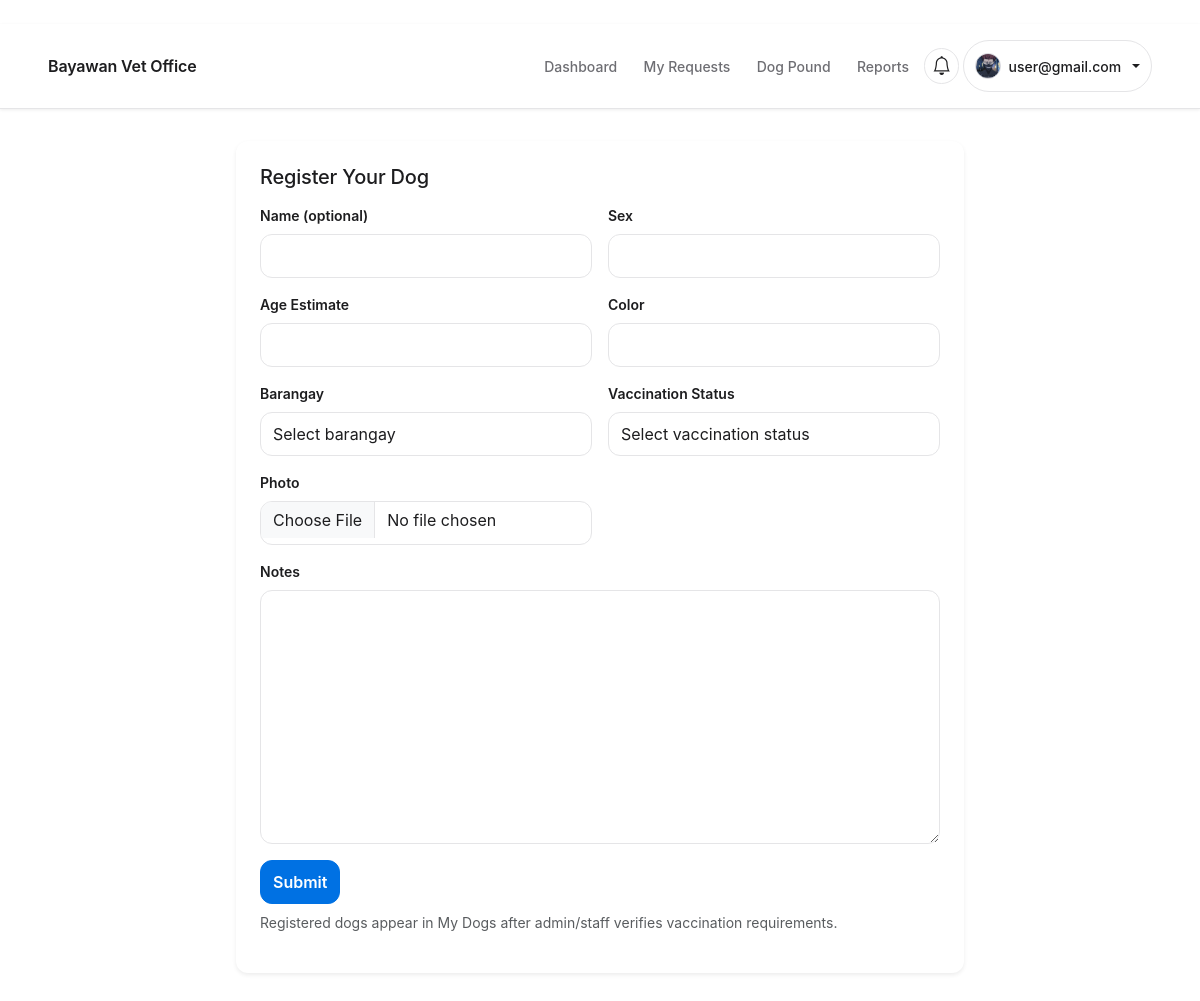
The page /dogs/register/ (signed in) on the database its author committed.
### users/models.py (models this page shows, shortened)
class CustomUser(AbstractUser):
    class Roles(models.TextChoices):
        ADMIN = 'ADMIN', 'Admin'
        STAFF = 'STAFF', 'Staff'
        OWNER = 'OWNER', 'Regular User (Owner)'
    email = models.EmailField(unique=True)
    role = models.CharField(max_length=20, choices=Roles.choices, default=Roles.OWNER)
    email_verified = models.BooleanField(default=False)
    is_verified = models.BooleanField(default=False)
    legal_consent = models.BooleanField(default=False)
    legal_consented_at = models.DateTimeField(null=True, blank=True)

class UserProfile(models.Model):
    class Gender(models.TextChoices):
        MALE = 'MALE', 'Male'
        FEMALE = 'FEMALE', 'Female'
    class StatusBadge(models.TextChoices):
        GREEN = 'GREEN', 'Green'
        ORANGE = 'ORANGE', 'Orange'
        RED = 'RED', 'Red'
    user = models.OneToOneField(CustomUser, on_delete=models.CASCADE, related_name='profile')
    offense_count = models.PositiveIntegerField(default=0)
    status_badge = models.CharField(max_length=10, choices=StatusBadge.choices, default=StatusBadge.GREEN)
    full_name = models.CharField(max_length=150, blank=True)
    address = models.CharField(max_length=255, blank=True)
    age = models.PositiveIntegerField(null=True, blank=True)
    birthday = models.DateField(null=True, blank=True)
    gender = models.CharField(max_length=10, choices=Gender.choices, blank=True)
    profile_photo = models.ImageField(upload_to='profile_photos/', blank=True, null=True)

### dogs/views.py (the view, shortened to what this page needs)
# urls.py: path('dogs/register/', views.register_dog, name='dogs_register'),
@login_required
@verified_required
def register_dog(request):
    form = UserDogRegistrationForm(request.POST or None, request.FILES or None)
    return render(request, 'dogs/register.html', {'form': form})

### notifications/context_processors.py (called while the page is built)
def unread_notifications(request):
    if not request.user.is_authenticated:
        return {'unread_notifications': 0, 'nav_notifications': []}
    items = Notification.objects.filter(user=request.user).order_by('-created_at')
    count = items.filter(is_read=False).count()
    return {
        'unread_notifications': count,
        'nav_notifications': items[:5],
    }

### templates/dogs/register.html (shortened to what this page needs)
﻿{% extends 'base.html' %}
{% block content %}
  <div class="container">
    <div class="row justify-content-center">
      <div class="col-lg-8">
        <div class="card shadow-sm border-0">
          <div class="card-body p-4">
            <h2 class="h5 mb-3">Register Your Dog</h2>
            <form method="post" enctype="multipart/form-data">
              <div class="row g-3">
                <div class="col-md-6">
                  <label class="form-label">Name (optional)</label>
                  {{ form.name }}
                </div>
                <div class="col-md-6">
                  <label class="form-label">Sex</label>
                  {{ form.sex }}
                </div>
                <div class="col-md-6">
                  <label class="form-label">Age Estimate</label>
                  {{ form.age_estimate }}
                </div>
                <div class="col-md-6">
                  <label class="form-label">Color</label>
                  {{ form.color }}
                </div>
                <div class="col-md-6">
                  <label class="form-label">Barangay</label>
                  {{ form.barangay }}
                </div>
                <div class="col-md-6">
                  <label class="form-label">Vaccination Status</label>
                  {{ form.vaccination_status }}
                </div>
                <div class="col-md-6">
                  <label class="form-label">Photo</label>
                  {{ form.photo }}
                </div>
                <div class="col-12">
                  <label class="form-label">Notes</label>
                  {{ form.notes }}
                </div>
              </div>
              <button class="btn btn-primary mt-3" type="submit">Submit</button>
              <p class="small text-muted mt-2 mb-0">
                Registered dogs appear in My Dogs after admin/staff verifies vaccination requirements.
              </p>
            </form>
          </div>
        </div>
      </div>
    </div>
  </div>
{% endblock %}

### templates/base.html (shortened to what this page needs)
{% load static %}
<!doctype html>
<html lang="en">
  <head>
    <link
      href="https://cdn.jsdelivr.net/npm/bootstrap@5.3.2/dist/css/bootstrap.min.css"
      rel="stylesheet"
    />
    <link
      rel="stylesheet"
      href="https://cdn.jsdelivr.net/npm/bootstrap-icons@1.11.3/font/bootstrap-icons.css"
    />
    <link rel="stylesheet" href="{% static 'css/theme.css' %}" />
    <link rel="stylesheet" href="{% static 'css/components.css' %}" />
    <link rel="stylesheet" href="{% static 'css/layout.css' %}" />
    <link rel="stylesheet" href="{% static 'css/utilities.css' %}" />
    <link rel="stylesheet" href="{% static 'css/app-pages.css' %}" />
    <link rel="stylesheet" href="{% static 'css/app-modules.css' %}" />
  </head>
  <body class="app-shell">
    <nav class="navbar navbar-expand-lg navbar-light bg-white border-bottom sticky-top">
      <div class="container">
        <a class="navbar-brand fw-semibold site-navbar-title" href="{% url 'home' %}">
          Bayawan Vet Office
        </a>
        <div class="collapse navbar-collapse" id="navMain">
          <ul class="navbar-nav ms-auto align-items-lg-center gap-lg-1">
            {% if request.user.is_authenticated %}
              <li class="nav-item">
                {% if request.user.role == 'ADMIN' or request.user.role == 'STAFF' %}
                  <a class="nav-link" href="{% url 'analytics_dashboard' %}">Dashboard</a>
                {% else %}
                  <a class="nav-link" href="{% url 'dashboard' %}">Dashboard</a>
                {% endif %}
              </li>
              {% if request.user.role == 'ADMIN' or request.user.role == 'STAFF' %}
                <li class="nav-item dropdown">
                  <a
                    class="nav-link dropdown-toggle"
                    href="#"
                    id="manageDogDropdown"
                    role="button"
                    data-bs-toggle="dropdown"
                    aria-expanded="false"
                  >
                    Dogs
                  </a>
                  <ul class="dropdown-menu" aria-labelledby="manageDogDropdown">
                    <li><h6 class="dropdown-header">Dog Management</h6></li>
                    <li><a class="dropdown-item" href="{% url 'dogs_manage_list' %}">Intake</a></li>
                    <li>
                      <a class="dropdown-item" href="{% url 'dogs_registered_by_owner' %}">Registered Dogs</a>
                    </li>
                    <li>
                      <a class="dropdown-item" href="{% url 'dogs_vaccination_requests' %}">Vaccinations</a>
                    </li>
                  </ul>
                </li>
                <li class="nav-item dropdown">
                  <a
                    class="nav-link dropdown-toggle"
                    href="#"
                    id="staffCasesDropdown"
                    role="button"
                    data-bs-toggle="dropdown"
                    aria-expanded="false"
                  >
                    Cases
                  </a>
                  <ul class="dropdown-menu" aria-labelledby="staffCasesDropdown">
                    <li><h6 class="dropdown-header">Request Workflow</h6></li>
                    <li><a class="dropdown-item" href="{% url 'reports_staff_list' %}">Reports</a></li>
                    <li>
                      <a class="dropdown-item" href="{% url 'adoption_staff_queue' %}">Adoption Queue</a>
                    </li>
                  </ul>
                </li>
                <li class="nav-item">
                  <a class="nav-link" href="{% url 'admin_user_management' %}">Verifications</a>
                </li>
                <li class="nav-item">
                  <a class="nav-link" href="{% url 'penalties_checklist' %}">Penalties</a>
                </li>
              {% else %}
                <li class="nav-item">
                  <a class="nav-link" href="{% url 'adoption_my_requests' %}">My Requests</a>
                </li>
              {% endif %}
            {% endif %}
            {% if not request.user.is_authenticated or request.user.role == 'OWNER' %}
              <li class="nav-item">
                <a class="nav-link" href="{% url 'dogs_public_list' %}">Dog Pound</a>
              </li>
              <li class="nav-item"><a class="nav-link" href="{% url 'reports_public_list' %}">Reports</a></li>
            {% endif %}
            {% if request.user.is_authenticated %}
              <li class="nav-item dropdown">
                <a
                  class="nav-link dropdown-toggle notification-toggle {% if unread_notifications %}has-unread{% endif %}"
                  href="#"
                  id="notificationsDropdown"
                  role="button"
                  data-bs-toggle="dropdown"
                  aria-expanded="false"
                  aria-label="Open notifications"
                >
                  <i class="bi bi-bell"></i>
                </a>
              </li>
              <li class="nav-item dropdown">
                <a
                  class="nav-link dropdown-toggle navbar-profile-toggle"
                  href="#"
                  id="profileDropdown"
                  role="button"
                  data-bs-toggle="dropdown"
                  aria-expanded="false"
                >
                  <span class="navbar-profile-avatar" aria-hidden="true">
                    {% if request.user.profile.profile_photo %}
                      <img
                        src="{{ request.user.profile.profile_photo.url }}"
                        alt=""
                        class="navbar-profile-avatar-img"
                      />
                    {% else %}
                      <span class="navbar-profile-avatar-fallback">{{ request.user.username|first|upper }}</span>
                    {% endif %}
                  </span>
                  <span class="navbar-profile-name">{{ request.user.username }}</span>
                </a>
              </li>
            {% endif %}
          </ul>
        </div>
      </div>
    </nav>
    <main id="main-content" class="main-content">
      {% block content %}{% endblock %}
    </main>
  </body>
</html>

### static/css/theme.css (style rules this page uses)
:root { --bg: #ffffff; --surface: #ffffff; --border: #e5e5e7; --text: #1d1d1f; --muted: #6e6e73; --primary: #0071e3; --primary-hover: #005ecb; --focus: #2f8cff; --radius-sm: 8px; --radius-md: 12px; --radius-lg: 16px; --radius-pill: 999px; --space-1: 4px; --space-2: 8px; --space-3: 12px; --space-4: 16px; --space-5: 24px; --space-6: 32px; --space-7: 40px; --shadow-1: 0 1px 3px rgba(29, 29, 31, 0.08); --shadow-2: var(--shadow-1); --transition: 200ms ease; --transition-fast: var(--transition); --control-height: 44px; --font-sans: -apple-system, BlinkMacSystemFont, "Segoe UI", Roboto, Helvetica, Arial, sans-serif; --font-serif: var(--font-sans); --font-display: var(--font-sans); --text-xs: 0.75rem; --text-sm: 0.875rem; --text-base: 1rem; --text-lg: 1.125rem; --text-xl: 1.25rem; --text-2xl: 1.5rem; --text-3xl: 2rem; --text-4xl: 2.5rem; --color-bg: var(--bg); --color-surface: var(--surface); --color-surface-2: #f8f8fa; --color-surface-3: #f0f0f4; --color-warm: #f8f8fa; --color-warm-2: #f0f0f4; --color-border: var(--border); --color-ink: var(--text); --color-muted: var(--muted); --color-primary: var(--primary); --color-primary-600: var(--primary-hover); --color-primary-700: #004b9c; --color-accent: #d2d2d7; --color-focus: var(--focus); --bs-primary: var(--primary); --bs-secondary: #6e6e73; --bs-body-font-family: var(--font-sans); --bs-body-color: var(--text); --bs-body-bg: var(--bg); --bs-border-color: var(--border); --bs-link-color: var(--primary); --bs-link-hover-color: var(--primary-hover); }
*, *::before, *::after { box-sizing: border-box; }
body { font-family: var(--font-sans); color: var(--text); background: var(--bg); font-size: var(--text-base); line-height: 1.5; text-rendering: optimizeLegibility; }
h1, h2, h3 { font-family: var(--font-sans); color: var(--text); font-weight: 700; letter-spacing: -0.01em; line-height: 1.2; }
h2 { font-size: clamp(1.45rem, 2.5vw, 2rem); }
.form-label, label { font-size: var(--text-sm); font-weight: 600; color: var(--text); margin-bottom: var(--space-2); }
a { color: var(--primary); text-decoration-color: rgba(0, 113, 227, 0.35); text-underline-offset: 0.2em; }
img, svg { max-width: 100%; height: auto; }
button, input, select, textarea { font: inherit; }

### static/css/components.css (style rules this page uses)
.container { --bs-gutter-x: 1rem; }
@media (min-width: 1200px) { .container { max-width: 1120px; } }
.card, .card-elevated, .card-soft, .auth-card, .dog-card, .notifications-panel, .profile-card, .report-card, .kpi-card, .table-shell, .form-section { border: 1px solid var(--border); border-radius: var(--radius-md); background: var(--surface); box-shadow: var(--shadow-1); }
.card, .card-elevated, .card-soft { overflow: hidden; }
.form-control, .form-select, .input-group-text { min-height: var(--control-height); border: 1px solid var(--border); border-radius: var(--radius-md); background: var(--surface); color: var(--text); }
.form-control::placeholder { color: #909095; }
.btn { min-height: var(--control-height); display: inline-flex; align-items: center; justify-content: center; gap: 0.35rem; border-radius: var(--radius-md); font-weight: 600; border-width: 1px; transition: background-color var(--transition), border-color var(--transition), color var(--transition); }
.btn-primary { background: var(--primary); border-color: var(--primary); color: #ffffff; }

### static/css/layout.css (style rules this page uses)
.app-shell { min-height: 100vh; background: var(--bg); }
.navbar { background: var(--surface) !important; border-bottom: 1px solid var(--border) !important; box-shadow: var(--shadow-1); }
.navbar .container { min-height: 68px; }
.navbar .navbar-brand { color: var(--text); font-weight: 600; letter-spacing: -0.01em; }
.site-navbar-title { display: inline-flex; align-items: center; margin-right: var(--space-3); font-size: clamp(1rem, 1.2vw, 1.08rem); line-height: 1.15; white-space: nowrap; }
.navbar .navbar-nav .nav-link { position: relative; color: var(--muted); font-size: var(--text-sm); font-weight: 500; padding: 0.75rem 0.7rem; transition: color var(--transition); }
.main-content { padding: var(--space-6) 0 var(--space-7); }

### rows shown on the page
CustomUser: user.profile.profile_photo (picture), user.username "user@gmail.com"
